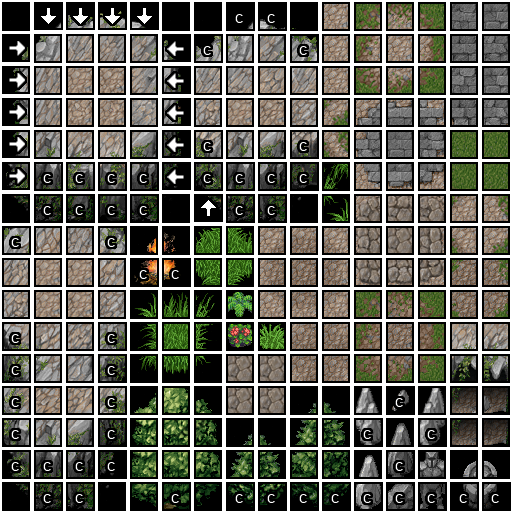

A 2D game scene composited from a Tiled map and its tileset images. What follows is a short description and the map's XML, with every tile layer's data as written:
An orthogonal 16x16 tile map with 32x32 px tiles, 2 tile layers (ground, collision), 1 hidden layer not drawn, 3 tilesets.

<map version="1.0" orientation="orthogonal" width="16" height="16" tilewidth="32" tileheight="32">
 <tileset firstgid="1" name="data" tilewidth="32" tileheight="32">
  <image source="img.png" width="512" height="512" />
 </tileset>
 <tileset firstgid="257" name="height" tilewidth="32" tileheight="32">
  <image source="../data_sample.png" width="128" height="64" />
 </tileset>
 <tileset firstgid="265" name="collision" tilewidth="32" tileheight="32">
  <image source="../collision_sample.png" width="128" height="64" />
 </tileset>
 <layer name="ground" width="16" height="16">
  <data encoding="csv">
1,2,3,4,5,6,7,8,9,10,11,12,13,14,15,16,
17,18,19,20,21,22,23,24,25,26,27,28,29,30,31,32,
33,34,35,36,37,38,39,40,41,42,43,44,45,46,47,48,
49,50,51,52,53,54,55,56,57,58,59,60,61,62,63,64,
65,66,67,68,69,70,71,72,73,74,75,76,77,78,79,80,
81,82,83,84,85,86,87,88,89,90,91,92,93,94,95,96,
97,98,99,100,101,102,103,104,105,106,107,108,109,110,111,112,
113,114,115,116,117,118,119,120,121,122,123,124,125,126,127,128,
129,130,131,132,133,134,135,136,137,138,139,140,141,142,143,144,
145,146,147,148,149,150,151,152,153,154,155,156,157,158,159,160,
161,162,163,164,165,166,167,168,169,170,171,172,173,174,175,176,
177,178,179,180,181,182,183,184,185,186,187,188,189,190,191,192,
193,194,195,196,197,198,199,200,201,202,203,204,205,206,207,208,
209,210,211,212,213,214,215,216,217,218,219,220,221,222,223,224,
225,226,227,228,229,230,231,232,233,234,235,236,237,238,239,240,
241,242,243,244,245,246,247,248,249,250,251,252,253,254,255,256
</data>
 </layer>
 <layer name="height" width="16" height="16" visible="0">
  <data encoding="csv">
257,260,260,260,260,257,257,260,260,257,257,257,257,257,257,257,
260,260,260,260,260,260,260,260,260,260,257,257,257,257,257,257,
260,260,260,260,260,260,260,260,260,260,257,257,257,257,257,257,
260,260,260,260,260,260,260,260,260,260,257,257,257,257,257,257,
259,260,260,260,260,259,259,260,260,259,257,257,257,257,257,257,
258,259,259,259,259,258,258,259,259,258,257,257,257,257,257,257,
257,258,258,258,258,257,257,258,258,257,257,257,257,257,257,257,
260,260,260,260,259,259,257,257,257,257,257,257,257,257,257,257,
260,260,260,260,258,258,257,257,257,257,257,257,257,257,257,257,
260,260,260,260,257,257,257,257,257,257,257,257,257,257,257,257,
259,260,260,259,257,257,257,257,257,257,257,257,257,257,257,257,
258,260,260,258,257,257,257,257,257,257,257,257,257,257,259,259,
260,260,260,260,261,261,261,257,257,261,261,259,257,259,257,257,
259,260,260,259,260,260,260,260,260,260,260,258,259,258,257,257,
258,259,259,258,259,259,259,259,259,259,259,259,258,259,259,257,
257,258,258,257,258,258,258,258,258,258,258,258,257,258,258,258
</data>
 </layer>
 <layer name="collision" width="16" height="16">
  <data encoding="csv">
268,269,269,269,269,268,268,266,266,268,268,268,268,268,268,268,
272,268,268,268,268,271,266,268,268,266,268,268,268,268,268,268,
272,268,268,268,268,271,268,268,268,268,268,268,268,268,268,268,
272,268,268,268,268,271,268,268,268,268,268,268,268,268,268,268,
272,268,268,268,268,271,266,268,268,266,268,268,268,268,268,268,
272,266,266,266,266,271,266,266,266,266,268,268,268,268,268,268,
268,266,266,266,266,268,270,266,266,268,268,268,268,268,268,268,
266,268,268,266,268,268,268,268,268,268,268,268,268,268,268,268,
268,268,268,268,266,266,268,268,268,268,268,268,268,268,268,268,
268,268,268,268,268,268,268,268,268,268,268,268,268,268,268,268,
266,268,268,266,268,268,268,268,268,268,268,268,268,268,268,268,
266,268,268,266,268,268,268,268,268,268,268,268,268,268,268,268,
266,268,268,266,268,268,268,268,268,268,268,268,266,268,268,268,
266,268,268,266,268,268,268,268,268,268,268,266,268,266,268,268,
266,266,266,266,268,268,268,268,268,268,268,268,266,268,268,268,
268,266,266,268,268,266,268,266,266,266,266,266,266,266,266,266
</data>
 </layer>
</map>
